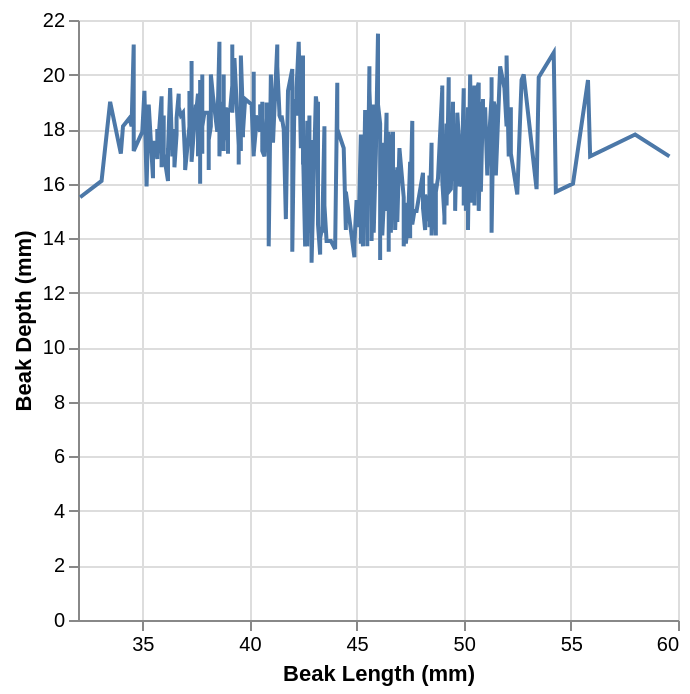

The code cell stored with this chart in its notebook:
### Markdown cell above
# Pseudo Altair code
If you want to make a chart, here's a little pseudo code to make the translation into code a bit easier. It's a "grammar" way of thinking.

***

I want to use a <font color="green">circle</font> as my geometric shape

I want to encode...
- <font color="green">Beak Length (mm)</font> on the X axis
- <font color="green">Beak Depth (mm)</font> on the Y axis

## Code:

```python
alt.Chart(df).mark_circle().encode(
    x='Beak Length (mm)',
    y='Beak Depth (mm)'
)

```

## Notice the form of the code:
- the *Chart* object takes in the data (df)
- the *mark* type specifies the geometric shape we want in our chart
- the *encoding* object specifies the mapping between columns in our data and visual aspects of the chart

## All *simple* Altair charts are specified in this way
 - For a given dataset, specify the mark type and encoding

### Code cell
alt.Chart(df).mark_line().encode(
    x='Beak Length (mm)',
    y='Beak Depth (mm)'
)

### Figure 1 — Vega-Lite specification as saved in the notebook (floating-point values rounded to 4 significant figures; data arrays with more than 128 entries replaced by an {"elided": "..."} marker saying what was removed)
{"config": {"view": {"continuousWidth": 300, "continuousHeight": 300}}, "data": {"name": "data-783f637a646b8ff8439f6e7d741cecf0"}, "mark": {"type": "line"}, "encoding": {"x": {"field": "Beak Length (mm)", "type": "quantitative"}, "y": {"field": "Beak Depth (mm)", "type": "quantitative"}}, "$schema": "https://vega.github.io/schema/vega-lite/v6.4.1.json", "datasets": {"data-783f637a646b8ff8439f6e7d741cecf0": {"elided": "344 records"}}}
